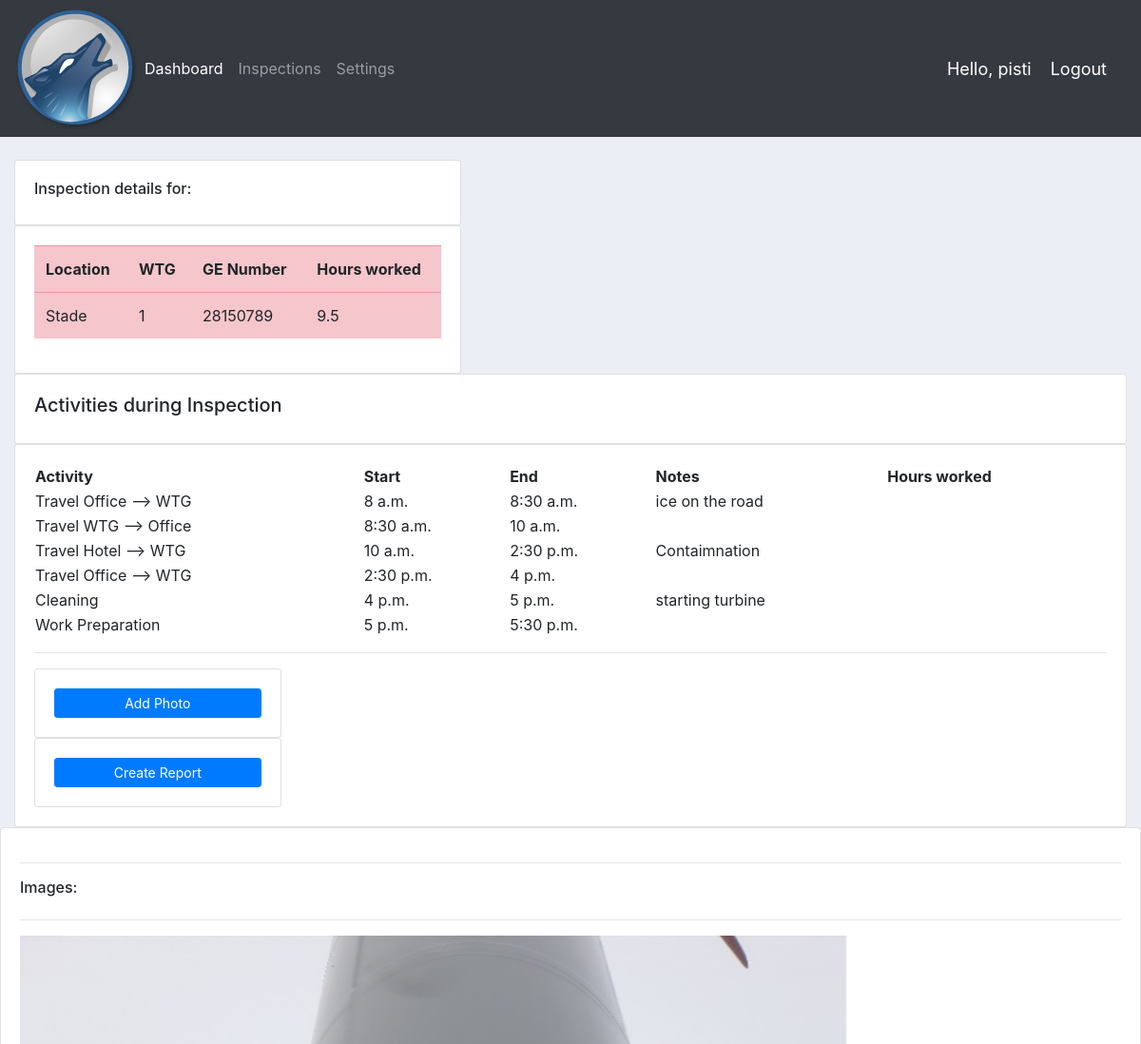
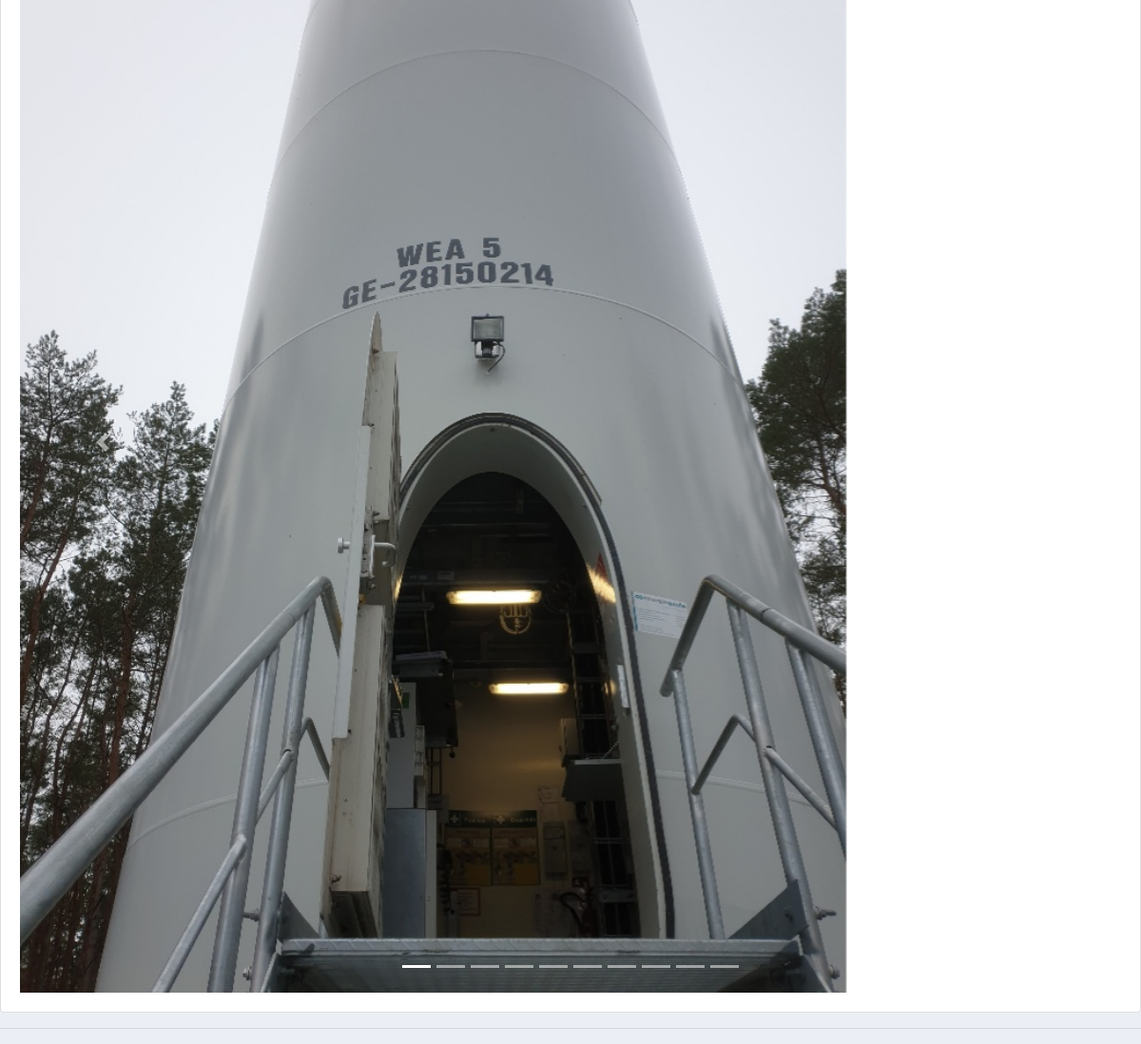
The page /inspection_detail/12 (signed in) on the database its author committed (2 pictures, top to bottom).
### accounts/models.py (models this page shows, shortened)
class Inspection(models.Model):
	date = models.DateTimeField(auto_now_add=True)
	location = models.CharField(max_length=50)
	wtglocalnumber = models.CharField(max_length=3)
	wtgnumber = models.CharField(max_length=15)
	technician_one = models.ForeignKey(Technician, null=True, on_delete= models.SET_NULL)
	technician_two = models.CharField(max_length=50)
	technician_three = models.CharField(max_length=50, null=True, blank=True)
	notes = models.TextField(null=True, blank=True)
	TRAVEL_OFFICE_WTG = 'Travel Office --> WTG'
	TRAVEL_WTG_OFFICE = 'Travel WTG --> Office'
	TRAVEL_HOTEL_WTG = 'Travel Hotel --> WTG'
	TRAVEL_WTG_HOTEL = 'Travel WTG --> Hotel'
	TRAVEL_EXTRA = 'Travel Extra'
	WORK_PREPARATION = 'Work Preparation'
	UT_INSPECTION = 'UT Inspection'
	STANDBY_WEATHER = 'Standby Weather'
	STANDBY_WTG_DISORDER = 'Standby WTG Disorder'
	CLEANING = 'Cleaning'
	OTHER = 'Other'
	ACTIVITY = [(TRAVEL_OFFICE_WTG, 'Travel Office --> WTG '),
				(TRAVEL_WTG_OFFICE, 'Travel WTG --> Office'),
				(TRAVEL_HOTEL_WTG, 'Travel Hotel --> WTG'),
				(TRAVEL_WTG_HOTEL, 'Travel WTG --> Hotel'),
				(TRAVEL_EXTRA, 'Travel Extra'),
				(WORK_PREPARATION, 'Work Preparation'),
				(UT_INSPECTION, 'UT Inspection'),
				(STANDBY_WEATHER, 'Standby Weather'),
				(STANDBY_WTG_DISORDER, 'Standby WTG Disorder'),
				(CLEANING, 'Cleaning'),
				(OTHER, 'Other'),
				]
	activity_1 = models.CharField(choices=ACTIVITY, max_length=50)
	time_start_1 = models.TimeField(null=True,blank=True, auto_now=False, auto_now_add=False)
	time_end_1 = models.TimeField(null=True,blank=True, auto_now=False, auto_now_add=False)
	note_1 = models.CharField(max_length=200, blank=True)
	activity_2 = models.CharField(choices=ACTIVITY, max_length=50)
	time_start_2 = models.TimeField(null=True,blank=True, auto_now=False, auto_now_add=False)
	time_end_2 = models.TimeField(null=True,blank=True, auto_now=False, auto_now_add=False)
	note_2 = models.CharField(max_length=200, blank=True)
	activity_3 = models.CharField(choices=ACTIVITY, max_length=50)
	time_start_3 = models.TimeField(null=True,blank=True, auto_now=False, auto_now_add=False)
	time_end_3 = models.TimeField(null=True,blank=True, auto_now=False, auto_now_add=False)
	note_3 = models.CharField(max_length=200, blank=True)
	activity_4 = models.CharField(choices=ACTIVITY, max_length=50)
	time_start_4 = models.TimeField(null=True,blank=True, auto_now=False, auto_now_add=False)
	time_end_4 = models.TimeField(null=True,blank=True, auto_now=False, auto_now_add=False)
	note_4 = models.CharField(max_length=200, blank=True)
	activity_5 = models.CharField(choices=ACTIVITY, max_length=50)
	time_start_5 = models.TimeField(null=True,blank=True, auto_now=False, auto_now_add=False)
	time_end_5 = models.TimeField(null=True,blank=True, auto_now=False, auto_now_add=False)
	note_5 = models.CharField(max_length=200, blank=True)
	activity_6 = models.CharField(choices=ACTIVITY, max_length=50)
	time_start_6 = models.TimeField(null=True,blank=True, auto_now=False, auto_now_add=False)
	time_end_6 = models.TimeField(null=True,blank=True, auto_now=False, auto_now_add=False)
	note_6 = models.CharField(max_length=200,blank=True)
	photo = ImageField(blank=True, manual_crop="")

class InspectionImage(models.Model):
    inspection = models.ForeignKey(Inspection, default=None, on_delete=models.CASCADE)
    images = models.FileField(upload_to = 'images/')

### accounts/views.py (the view)
# urls.py: path('inspection_detail/<str:pk>', views.detailInspection, name='inspection_detail'),
@login_required(login_url='login')
def detailInspection(request, pk):
    inspection = Inspection.objects.get(id=pk)
    photos = InspectionImage.objects.filter(inspection=inspection)
    time_start = datetime.combine(date.min, inspection.time_start_1) - datetime.min
    time_end = datetime.combine(date.min, inspection.time_end_6) - datetime.min
    print("TIMEEEEE", time_start)
    hours = (time_end - time_start).seconds/3600
    context = {'inspection':inspection, 'photos':photos, 'hours':hours}
    return render(request, 'accounts/inspection_detail.html', context)

### accounts/templates/accounts/inspection_detail.html (shortened to what this page needs)
{%  extends 'accounts/main.html' %}
{% load static %}
{% block content %}
		<br>
		<div class="row">
			<div class="col-md-5">
				<div class="card card-body">
					<h6>Inspection details for:</h6>
				</div>
				<div class="card card-body">
					<table class="table table-danger">
						<tr>
							<th>Location</th>
							<th>WTG</th>
							<th>GE Number</th>
							<th>Hours worked</th>
						</tr>
						<tr>
						<td>{{inspection.location}}</td>
						<td>{{inspection.wtglocalnumber}}</td>
						<td>{{inspection.wtgnumber}}</td>
						<td>{{hours}}</td>
        				</tr>
					</table>
				</div>
			</div>
		</div>
		<div class="row">
			<div class="col-md">
				<div class="card card-body">
					<h5>Activities during Inspection</h5>
				</div>
				<div class="card card-body">
					<table class="table-red">
						<tr>
							<th>Activity</th>
							<th>Start</th>
							<th>End</th>
							<th>Notes</th>
							<th>Hours worked</th>
						</tr>
						<tr>
						<td>{{inspection.activity_1}}</td>
						<td>{{inspection.time_start_1}}</td>
						<td>{{inspection.time_end_1}}</td>
						<td>{{inspection.note_1}}</td>
        				</tr>
						<tr>
						<td>{{inspection.activity_2}}</td>
						<td>{{inspection.time_start_2}}</td>
						<td>{{inspection.time_end_2}}</td>
						<td>{{inspection.note_2}}</td>
        				</tr>
        				<tr>
						<td>{{inspection.activity_3}}</td>
						<td>{{inspection.time_start_3}}</td>
						<td>{{inspection.time_end_3}}</td>
						<td>{{inspection.note_3}}</td>
        				</tr>
        				<tr>
						<td>{{inspection.activity_4}}</td>
						<td>{{inspection.time_start_4}}</td>
						<td>{{inspection.time_end_4}}</td>
						<td>{{inspection.note_4}}</td>
        				</tr>
        				<tr>
						<td>{{inspection.activity_5}}</td>
						<td>{{inspection.time_start_5}}</td>
						<td>{{inspection.time_end_5}}</td>
						<td>{{inspection.note_5}}</td>
        				</tr>
        				<tr>
						<td>{{inspection.activity_6}}</td>
						<td>{{inspection.time_start_6}}</td>
						<td>{{inspection.time_end_6}}</td>
						<td>{{inspection.note_6}}</td>
        				</tr>
					</table>
					<hr>
<div class="row">
			<div class="col-md-3">
				<div class="card card-body">
						<td><a class="btn btn-sm btn-primary" href="{% url 'addphoto' inspection.id %}">Add Photo</a></td>
				</div>
				<div class="card card-body">
						<td><a class="btn btn-sm btn-primary" href="{% url 'inspection_pdf' inspection.id %}">Create Report</a></td>
				</div>
			</div>
		</div>
		</div>
				</div>
			</div>
		</div>
		<div class="row">
			<div class="col-md-12">
				<div class="card card-body">
					<hr>
					<h6>Images:</h6>
					<hr>
<div id="carousel-example-1z" class="carousel slide carousel-fade" data-ride="carousel">
    <ol class="carousel-indicators">
    {% for p in photos %}
      <li data-target="#carousel-example-1z" data-slide-to="{{ forloop.counter0 }}" class="{% if forloop.counter0 == 0 %} active {% endif %}"></li>
    {% endfor %}
    </ol>
    <div class="carousel-inner" role="listbox">
      {% for p in photos %}
      <div class="carousel-item {% if forloop.counter0 == 0 %} active {% endif %}">
        <img class="d-block w-75" src="{{p.images.url}}"
          alt="First slide">
      </div>
      {% endfor %}
    <a class="carousel-control-prev" href="#carousel-example-1z" role="button" data-slide="prev">
      <span class="carousel-control-prev-icon" aria-hidden="true"></span>
    </a>
    <a class="carousel-control-next" href="#carousel-example-1z" role="button" data-slide="next">
      <span class="carousel-control-next-icon" aria-hidden="true"></span>
    </a>
  </div>
 </div>
  </div>
   </div>
{% endblock content %}

### accounts/templates/accounts/navbar.html (shortened to what this page needs)
{% load static %}
<nav class="navbar navbar-expand-lg navbar-dark bg-dark">
 <img src="{% static 'images/logo.png' %}">
  <div class="collapse navbar-collapse" id="navbarNav">
    <ul class="navbar-nav">
      <li class="nav-item active">
        <a class="nav-link" href="{% url 'home' %}">Dashboard</a>
      </li>
      <li class="nav-item">
        <a class="nav-link" href="">Inspections</a>
      </li>
       <li class="nav-item">
        <a class="nav-link" href="">Settings</a>
      </li>
    </ul>
  </div>
  <span class="hello-msg">Hello, {{request.user}}</span>
  <span ><a  class="hello-msg" href="{% url 'logout' %}">Logout</a></span>
</nav>

### static/css/main.css (style rules this page uses)
body { background-color: #ebeff5; }

### accounts/templates/accounts/navbar.html (style rules this page uses)
.hello-msg { font-size: 18px; color: #fff; margin-right: 20px; }

### rows shown on the page
Inspection: location "Stade", wtglocalnumber "1", wtgnumber "28150789", activity_1 "Travel Office --> WTG", time_start_1 "8 a.m.", time_end_1 "8:30 a.m.", note_1 "ice on the road", activity_2 "Travel WTG --> Office", time_start_2 "8:30 a.m.", time_end_2 "10 a.m.", activity_3 "Travel Hotel --> WTG", time_start_3 "10 a.m.", time_end_3 "2:30 p.m.", note_3 "Contaimnation", activity_4 "Travel Office --> WTG", time_start_4 "2:30 p.m.", time_end_4 "4 p.m.", activity_5 "Cleaning", time_start_5 "4 p.m.", time_end_5 "5 p.m.", note_5 "starting turbine", activity_6 "Work Preparation", time_start_6 "5 p.m.", time_end_6 "5:30 p.m."
InspectionImage: images (picture)

### other values the page prints
{{ request.user }} "pisti"
{{ hours }} "9.5"
